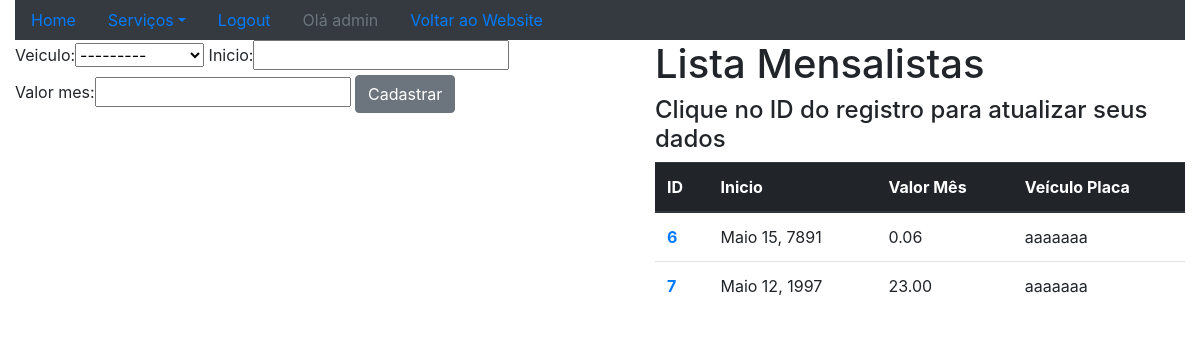
Screenshot of /sistema/mensalistas/ (signed in) with the database file from the repository.
### core/models.py (models this page shows, shortened)
class Mensalista(models.Model):
    veiculo = models.ForeignKey(Veiculo,on_delete=models.PROTECT)
    inicio = models.DateField()
    valor_mes = models.DecimalField(max_digits=6,decimal_places=2)

class Veiculo(models.Model):
    marca = models.ForeignKey(Marca,on_delete=models.PROTECT)
    placa = models.CharField(max_length=7)
    proprietario = models.ForeignKey(Pessoa,on_delete=models.PROTECT)
    cor = models.CharField(max_length=15)
    observacoes = models.TextField()
    def __str__(self):
        return self.marca.nome + ' - ' + self.placa

### core/views.py (the view)
@login_required
def lista_mensalistas(request):
    mensalistas = Mensalista.objects.all()
    form = MensalistaForm()
    context = {'mensalistas':mensalistas,'form':form}
    return render(request,'core/lista_mensalistas.html',context)

### core/forms.py
class MensalistaForm(ModelForm):
    class Meta:
        model = Mensalista
        fields = '__all__'

### core/templates/core/lista_mensalistas.html (shortened to what this page needs)
{% extends "base.html" %}
{% load bootstrap %}
{% block main %}
    <div class="row">
        <div class="col-sm-6">
            <form action="{% url 'core_mensalista_novo' %}" method="POST">
                {{ form|bootstrap }}
                <button type="submit"  class="btn btn-secondary">Cadastrar</button>
            </form>
        </div>
        <div class="col-sm-6">
            <ul>
                <h1>Lista Mensalistas</h1>
                <h4>Clique no ID do registro para atualizar seus dados</h4>
                <table class="table">
                <thead class="thead-dark">
                    <tr>
                        <th scope="col">ID</th>
                        <th scope="col">Inicio</th>
                        <th scope="col">Valor Mês</th>
                        <th scope="col">Veículo Placa</th>
                    </tr>
                </thead>
                <tbody>
                    {% for mensalista in mensalistas %}
                        <tr>
                            <th scope="row"><a href="{% url 'core_mensalista_update' mensalista.id %}">{{ mensalista.id }}</a></th>
                            <td>{{ mensalista.inicio }}</td>
                            <td>{{ mensalista.valor_mes }}</td>
                            <td>{{ mensalista.veiculo.placa }}</td>
                        </tr>
                    {% endfor %}
                </tbody>
                </table>
            </ul>
        </div>
    </div>
{% endblock %}

### templates/base.html (shortened to what this page needs)
{% load static %}
<!DOCTYPE html>
<html lang="en">
<head>
    <link rel="stylesheet"  href="{% static 'bootstrap/css/bootstrap.css' %}">
</head>
<body>
    <div class="container-fluid">
        <div class="row">
            <div class="col-md-12">
                <ul class="nav nav-pills bg-dark">
                    <li class="nav-item">
                        <a class="nav-link " href="{% url 'core_home' %}">Home</a>
                    </li>
                    <li class="nav-item dropdown">
                        <a class="nav-link dropdown-toggle" data-toggle="dropdown" href="#" role="button" aria-haspopup="true" aria-expanded="false">Serviços</a>
                    </li>
                    {% if user.is_authenticated %}
                        <li class="nav-item">
                            <a class="nav-link " href="{% url 'logout' %}">Logout</a>
                        </li>
                        <li class="nav-item">
                            <a class="nav-link disabled" href="#">Olá {{ user }}</a>
                        </li>
                    {% else %}
                        <li class="nav-item">
                            <a class="nav-link " href="{% url 'login' %}">Login</a>
                        </li>
                    {% endif %}
                    <li class="nav-item">
                        <a class="nav-link " href="{% url 'website_home' %}">Voltar ao Website</a>
                    </li>
                </ul>
            </div>
        </div>
        {% block main %}
        {% endblock  %}
    </div>
</body>
</html>

### rows the page displays
Mensalista: id "6", inicio "Maio 15, 7891", valor_mes "0.06", veiculo.placa "aaaaaaa"
Mensalista: id "7", inicio "Maio 12, 1997", valor_mes "23.00", veiculo.placa "aaaaaaa"

### other values shown
{{ user }} "admin"
